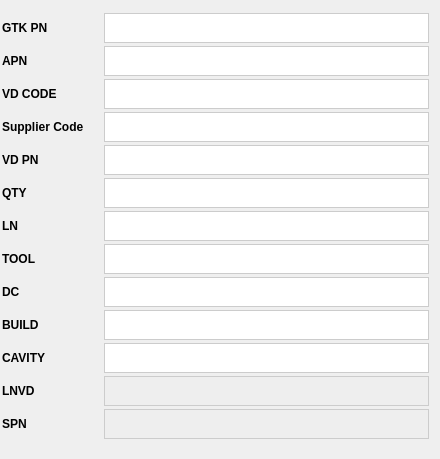
                 <widget class="QWidget" name="Page_1">
                  <widget class="QWidget" name="formLayoutWidget">
                   <property name="geometry">
                    <rect>
                     <x>0</x>
                     <y>10</y>
                     <width>431</width>
                     <height>440</height>
                    </rect>
                   </property>
                   <layout class="QFormLayout" name="FormInsert_1">
                    <property name="horizontalSpacing">
                     <number>2</number>
                    </property>
                    <property name="verticalSpacing">
                     <number>2</number>
                    </property>
                    <property name="leftMargin">
                     <number>2</number>
                    </property>
                    <property name="topMargin">
                     <number>2</number>
                    </property>
                    <property name="rightMargin">
                     <number>2</number>
                    </property>
                    <property name="bottomMargin">
                     <number>2</number>
                    </property>
                    <item row="0" column="1">
                     <widget class="QPlainTextEdit" name="txt_PN">
                      <property name="minimumSize">
                       <size>
                        <width>0</width>
                        <height>20</height>
                       </size>
                      </property>
                      <property name="maximumSize">
                       <size>
                        <width>16777215</width>
                        <height>30</height>
                       </size>
                      </property>
                      <property name="font">
                       <font>
                        <pointsize>-1</pointsize>
                       </font>
                      </property>
                      <property name="styleSheet">
                       <string notr="true">border: 1px solid #ccc; font-size: 14px;</string>
                      </property>
                     </widget>
                    </item>
                    <item row="1" column="0">
                     <widget class="QLabel" name="label_2">
                      <property name="minimumSize">
                       <size>
                        <width>100</width>
                        <height>30</height>
                       </size>
                      </property>
                      <property name="font">
                       <font>
                        <family>Segoe UI</family>
                        <pointsize>9</pointsize>
                        <weight>75</weight>
                        <bold>true</bold>
                       </font>
                      </property>
                      <property name="styleSheet">
                       <string notr="true">c</string>
                      </property>
                      <property name="text">
                       <string>APN</string>
                      </property>
                     </widget>
                    </item>
                    <item row="1" column="1">
                     <widget class="QPlainTextEdit" name="txt_APN">
                      <property name="minimumSize">
                       <size>
                        <width>0</width>
                        <height>20</height>
                       </size>
                      </property>
                      <property name="maximumSize">
                       <size>
                        <width>16777215</width>
                        <height>30</height>
                       </size>
                      </property>
                      <property name="font">
                       <font>
                        <pointsize>-1</pointsize>
                       </font>
                      </property>
                      <property name="styleSheet">
                       <string notr="true">border: 1px solid #ccc; font-size: 14px;</string>
                      </property>
                     </widget>
                    </item>
                    <item row="2" column="0">
                     <widget class="QLabel" name="label_3">
                      <property name="minimumSize">
                       <size>
                        <width>100</width>
                        <height>30</height>
                       </size>
                      </property>
                      <property name="font">
                       <font>
                        <family>Segoe UI</family>
                        <pointsize>9</pointsize>
                        <weight>75</weight>
                        <bold>true</bold>
                       </font>
                      </property>
                      <property name="styleSheet">
                       <string notr="true">c</string>
                      </property>
                      <property name="text">
                       <string>VD CODE</string>
                      </property>
                     </widget>
                    </item>
                    <item row="2" column="1">
                     <widget class="QPlainTextEdit" name="txt_VDCODE">
                      <property name="minimumSize">
                       <size>
                        <width>0</width>
                        <height>20</height>
                       </size>
                      </property>
                      <property name="maximumSize">
                       <size>
                        <width>16777215</width>
                        <height>30</height>
                       </size>
                      </property>
                      <property name="font">
                       <font>
                        <pointsize>-1</pointsize>
                       </font>
                      </property>
                      <property name="styleSheet">
                       <string notr="true">border: 1px solid #ccc; font-size: 14px;</string>
                      </property>
                     </widget>
                    </item>
                    <item row="3" column="0">
                     <widget class="QLabel" name="label_4">
                      <property name="minimumSize">
                       <size>
                        <width>100</width>
                        <height>30</height>
                       </size>
                      </property>
                      <property name="font">
                       <font>
                        <family>Segoe UI</family>
                        <pointsize>9</pointsize>
                        <weight>75</weight>
                        <bold>true</bold>
                       </font>
                      </property>
                      <property name="styleSheet">
                       <string notr="true">c</string>
                      </property>
                      <property name="text">
                       <string>Supplier Code</string>
                      </property>
                     </widget>
                    </item>
                    <item row="3" column="1">
                     <widget class="QPlainTextEdit" name="txt_SC">
                      <property name="minimumSize">
                       <size>
                        <width>0</width>
                        <height>20</height>
                       </size>
                      </property>
                      <property name="maximumSize">
                       <size>
                        <width>16777215</width>
                        <height>30</height>
                       </size>
                      </property>
                      <property name="font">
                       <font>
                        <pointsize>-1</pointsize>
                       </font>
                      </property>
                      <property name="styleSheet">
                       <string notr="true">border: 1px solid #ccc; font-size: 14px;</string>
                      </property>
                     </widget>
                    </item>
                    <item row="4" column="0">
                     <widget class="QLabel" name="label_5">
                      <property name="minimumSize">
                       <size>
                        <width>100</width>
                        <height>30</height>
                       </size>
                      </property>
                      <property name="font">
                       <font>
                        <family>Segoe UI</family>
                        <pointsize>9</pointsize>
                        <weight>75</weight>
                        <bold>true</bold>
                       </font>
                      </property>
                      <property name="styleSheet">
                       <string notr="true">c</string>
                      </property>
                      <property name="text">
                       <string>VD PN</string>
                      </property>
                     </widget>
                    </item>
                    <item row="4" column="1">
                     <widget class="QPlainTextEdit" name="txt_VDPN">
                      <property name="minimumSize">
                       <size>
                        <width>0</width>
                        <height>20</height>
                       </size>
                      </property>
                      <property name="maximumSize">
                       <size>
                        <width>16777215</width>
                        <height>30</height>
                       </size>
                      </property>
                      <property name="font">
                       <font>
                        <pointsize>-1</pointsize>
                       </font>
                      </property>
                      <property name="styleSheet">
                       <string notr="true">border: 1px solid #ccc; font-size: 14px;</string>
                      </property>
                     </widget>
                    </item>
                    <item row="5" column="0">
                     <widget class="QLabel" name="label_6">
                      <property name="minimumSize">
                       <size>
                        <width>100</width>
                        <height>30</height>
                       </size>
                      </property>
                      <property name="font">
                       <font>
                        <family>Segoe UI</family>
                        <pointsize>9</pointsize>
                        <weight>75</weight>
                        <bold>true</bold>
                       </font>
                      </property>
                      <property name="styleSheet">
                       <string notr="true">c</string>
                      </property>
                      <property name="text">
                       <string>QTY</string>
                      </property>
                     </widget>
                    </item>
                    <item row="5" column="1">
                     <widget class="QPlainTextEdit" name="txt_QTY">
                      <property name="minimumSize">
                       <size>
                        <width>0</width>
                        <height>20</height>
                       </size>
                      </property>
                      <property name="maximumSize">
                       <size>
                        <width>16777215</width>
                        <height>30</height>
                       </size>
                      </property>
                      <property name="font">
                       <font>
                        <pointsize>-1</pointsize>
                       </font>
                      </property>
                      <property name="styleSheet">
                       <string notr="true">border: 1px solid #ccc; font-size: 14px;</string>
                      </property>
                     </widget>
                    </item>
                    <item row="6" column="0">
                     <widget class="QLabel" name="label_7">
                      <property name="minimumSize">
                       <size>
                        <width>100</width>
                        <height>30</height>
                       </size>
                      </property>
                      <property name="font">
                       <font>
                        <family>Segoe UI</family>
                        <pointsize>9</pointsize>
                        <weight>75</weight>
                        <bold>true</bold>
                       </font>
                      </property>
                      <property name="styleSheet">
                       <string notr="true">c</string>
                      </property>
                      <property name="text">
                       <string>LN</string>
                      </property>
                     </widget>
                    </item>
                    <item row="6" column="1">
                     <widget class="QPlainTextEdit" name="txt_LN">
                      <property name="minimumSize">
                       <size>
                        <width>0</width>
                        <height>20</height>
                       </size>
                      </property>
                      <property name="maximumSize">
                       <size>
                        <width>16777215</width>
                        <height>30</height>
                       </size>
                      </property>
                      <property name="font">
                       <font>
                        <pointsize>-1</pointsize>
                       </font>
                      </property>
                      <property name="styleSheet">
                       <string notr="true">border: 1px solid #ccc; font-size: 14px;</string>
                      </property>
                     </widget>
                    </item>
                    <item row="7" column="0">
                     <widget class="QLabel" name="label_8">
                      <property name="minimumSize">
                       <size>
                        <width>100</width>
                        <height>30</height>
                       </size>
                      </property>
                      <property name="font">
                       <font>
                        <family>Segoe UI</family>
                        <pointsize>9</pointsize>
                        <weight>75</weight>
                        <bold>true</bold>
                       </font>
                      </property>
                      <property name="styleSheet">
                       <string notr="true">c</string>
                      </property>
                      <property name="text">
                       <string>TOOL</string>
                      </property>
                     </widget>
                    </item>
                    <item row="7" column="1">
                     <widget class="QPlainTextEdit" name="txt_TOOL">
                      <property name="minimumSize">
                       <size>
                        <width>0</width>
                        <height>20</height>
                       </size>
                      </property>
                      <property name="maximumSize">
                       <size>
                        <width>16777215</width>
                        <height>30</height>
                       </size>
                      </property>
                      <property name="font">
                       <font>
                        <pointsize>-1</pointsize>
                       </font>
                      </property>
                      <property name="styleSheet">
                       <string notr="true">border: 1px solid #ccc; font-size: 14px;</string>
                      </property>
                     </widget>
                    </item>
                    <item row="8" column="0">
                     <widget class="QLabel" name="label_9">
                      <property name="minimumSize">
                       <size>
                        <width>100</width>
                        <height>30</height>
                       </size>
                      </property>
                      <property name="font">
                       <font>
                        <family>Segoe UI</family>
                        <pointsize>9</pointsize>
                        <weight>75</weight>
                        <bold>true</bold>
                       </font>
                      </property>
                      <property name="styleSheet">
                       <string notr="true">c</string>
                      </property>
                      <property name="text">
                       <string>DC</string>
                      </property>
                     </widget>
                    </item>
                    <item row="8" column="1">
                     <widget class="QPlainTextEdit" name="txt_DC">
                      <property name="minimumSize">
                       <size>
                        <width>0</width>
                        <height>20</height>
                       </size>
                      </property>
                      <property name="maximumSize">
                       <size>
                        <width>16777215</width>
                        <height>30</height>
                       </size>
                      </property>
                      <property name="font">
                       <font>
                        <pointsize>-1</pointsize>
                       </font>
                      </property>
                      <property name="styleSheet">
                       <string notr="true">border: 1px solid #ccc; font-size: 14px;</string>
                      </property>
                     </widget>
                    </item>
                    <item row="9" column="0">
                     <widget class="QLabel" name="label_10">
                      <property name="minimumSize">
                       <size>
                        <width>100</width>
                        <height>30</height>
                       </size>
                      </property>
                      <property name="font">
                       <font>
                        <family>Segoe UI</family>
                        <pointsize>9</pointsize>
                        <weight>75</weight>
                        <bold>true</bold>
                       </font>
                      </property>
                      <property name="styleSheet">
                       <string notr="true">c</string>
                      </property>
                      <property name="text">
                       <string>BUILD</string>
                      </property>
                     </widget>
                    </item>
                    <item row="9" column="1">
                     <widget class="QPlainTextEdit" name="txt_BUILD">
                      <property name="minimumSize">
                       <size>
                        <width>0</width>
                        <height>20</height>
                       </size>
                      </property>
                      <property name="maximumSize">
                       <size>
                        <width>16777215</width>
                        <height>30</height>
                       </size>
                      </property>
                      <property name="font">
                       <font>
                        <pointsize>-1</pointsize>
                       </font>
                      </property>
                      <property name="styleSheet">
                       <string notr="true">border: 1px solid #ccc; font-size: 14px;</string>
                      </property>
                     </widget>
                    </item>
                    <item row="10" column="0">
                     <widget class="QLabel" name="label_11">
                      <property name="minimumSize">
                       <size>
                        <width>100</width>
                        <height>30</height>
                       </size>
                      </property>
                      <property name="font">
                       <font>
                        <family>Segoe UI</family>
                        <pointsize>9</pointsize>
                        <weight>75</weight>
                        <bold>true</bold>
                       </font>
                      </property>
                      <property name="styleSheet">
                       <string notr="true">c</string>
                      </property>
                      <property name="text">
                       <string>CAVITY</string>
                      </property>
                     </widget>
                    </item>
                    <item row="10" column="1">
                     <widget class="QPlainTextEdit" name="txt_CAVITY">
                      <property name="minimumSize">
                       <size>
                        <width>0</width>
                        <height>20</height>
                       </size>
                      </property>
                      <property name="maximumSize">
                       <size>
                        <width>16777215</width>
                        <height>30</height>
                       </size>
                      </property>
                      <property name="font">
                       <font>
                        <pointsize>-1</pointsize>
                       </font>
                      </property>
                      <property name="styleSheet">
                       <string notr="true">border: 1px solid #ccc; font-size: 14px;</string>
                      </property>
                     </widget>
                    </item>
                    <item row="11" column="0">
                     <widget class="QLabel" name="label_12">
                      <property name="minimumSize">
                       <size>
                        <width>100</width>
                        <height>30</height>
                       </size>
                      </property>
                      <property name="font">
                       <font>
                        <family>Segoe UI</family>
                        <pointsize>9</pointsize>
                        <weight>75</weight>
                        <bold>true</bold>
                       </font>
                      </property>
                      <property name="styleSheet">
                       <string notr="true">c</string>
                      </property>
                      <property name="text">
                       <string>LNVD</string>
                      </property>
                     </widget>
                    </item>
                    <item row="11" column="1">
                     <widget class="QPlainTextEdit" name="txt_LNVD">
                      <property name="enabled">
                       <bool>false</bool>
                      </property>
                      <property name="minimumSize">
                       <size>
                        <width>0</width>
                        <height>20</height>
                       </size>
                      </property>
                      <property name="maximumSize">
                       <size>
                        <width>16777215</width>
                        <height>30</height>
                       </size>
                      </property>
                      <property name="font">
                       <font>
                        <pointsize>-1</pointsize>
                       </font>
                      </property>
                      <property name="styleSheet">
                       <string notr="true">border: 1px solid #ccc; font-size: 14px; background-color:#eee</string>
                      </property>
                     </widget>
                    </item>
                    <item row="12" column="0">
                     <widget class="QLabel" name="label_25">
                      <property name="minimumSize">
                       <size>
                        <width>100</width>
                        <height>30</height>
                       </size>
                      </property>
                      <property name="font">
                       <font>
                        <family>Segoe UI</family>
                        <pointsize>9</pointsize>
                        <weight>75</weight>
                        <bold>true</bold>
                       </font>
                      </property>
                      <property name="styleSheet">
                       <string notr="true">c</string>
                      </property>
                      <property name="text">
                       <string>SPN</string>
                      </property>
                     </widget>
                    </item>
                    <item row="12" column="1">
                     <widget class="QPlainTextEdit" name="txt_SPN">
                      <property name="enabled">
                       <bool>false</bool>
                      </property>
                      <property name="minimumSize">
                       <size>
                        <width>0</width>
                        <height>20</height>
                       </size>
                      </property>
                      <property name="maximumSize">
                       <size>
                        <width>16777215</width>
                        <height>30</height>
                       </size>
                      </property>
                      <property name="font">
                       <font>
                        <pointsize>-1</pointsize>
                       </font>
                      </property>
                      <property name="styleSheet">
                       <string notr="true">border: 1px solid #ccc; font-size: 14px; background-color:#eee</string>
                      </property>
                     </widget>
                    </item>
                    <item row="0" column="0">
                     <widget class="QLabel" name="label">
                      <property name="minimumSize">
                       <size>
                        <width>100</width>
                        <height>30</height>
                       </size>
                      </property>
                      <property name="font">
                       <font>
                        <family>Segoe UI</family>
                        <pointsize>9</pointsize>
                        <weight>75</weight>
                        <bold>true</bold>
                       </font>
                      </property>
                      <property name="styleSheet">
                       <string notr="true">c</string>
                      </property>
                      <property name="text">
                       <string>GTK PN</string>
                      </property>
                     </widget>
                    </item>
                   </layout>
                  </widget>
                 </widget>
